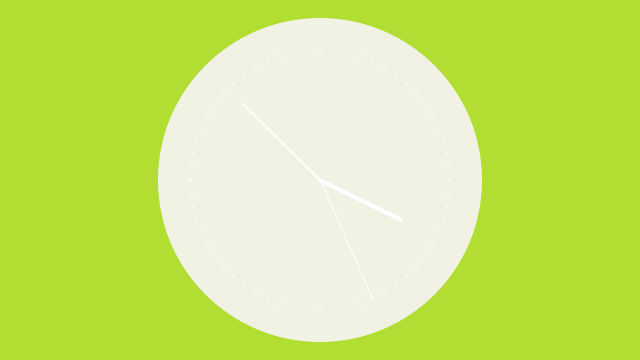
Frame 1 (no input)
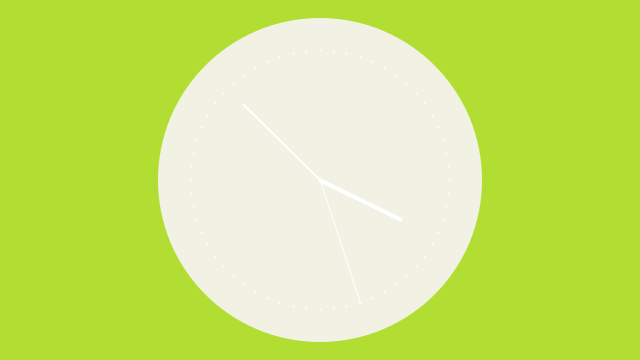
Frame 60 (the mouse pressed at the canvas centre just before this capture)
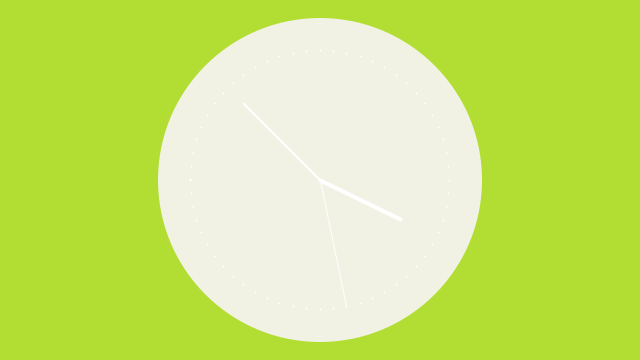
Frame 120 (the mouse held since frame 60 and released just before this capture)

The Processing sketch that drew these frames (run headless with seeded random() and noise(); from frame 60 on, the mouse is pressed at the canvas centre):

// Processing sketch: processing_100233
// ── processing_100233.pde

/**
 * Clock. 
 * 
 * The current time can be read with the second(), minute(), 
 * and hour() functions. In this example, sin() and cos() values
 * are used to set the position of the hands.
 */

int cx, cy;
float secondsRadius;
float minutesRadius;
float hoursRadius;
float clockDiameter;

void setup() {
  size(640, 360);
  stroke(255);
  
  int radius = min(width, height) / 2;
  secondsRadius = radius * 0.72;
  minutesRadius = radius * 0.60;
  hoursRadius = radius * 0.50;
  clockDiameter = radius * 1.8;
  
  cx = width / 2;
  cy = height / 2;
}

void draw() {
  background(178,222,51);
  
  // Draw the clock background
  fill(241,242,227);
  noStroke();
  ellipse(cx, cy, clockDiameter, clockDiameter);
  
  // Angles for sin() and cos() start at 3 o'clock;
  // subtract HALF_PI to make them start at the top
  float s = map(second(), 0, 60, 0, TWO_PI) - HALF_PI;
  float m = map(minute() + norm(second(), 0, 60), 0, 60, 0, TWO_PI) - HALF_PI; 
  float h = map(hour() + norm(minute(), 0, 60), 0, 24, 0, TWO_PI * 2) - HALF_PI;
  
  // Draw the hands of the clock
  stroke(255);
  strokeWeight(1);
  line(cx, cy, cx + cos(s) * secondsRadius, cy + sin(s) * secondsRadius);
  strokeWeight(2);
  line(cx, cy, cx + cos(m) * minutesRadius, cy + sin(m) * minutesRadius);
  strokeWeight(4);
  line(cx, cy, cx + cos(h) * hoursRadius, cy + sin(h) * hoursRadius);
  
  // Draw the minute ticks
  strokeWeight(2);
  beginShape(POINTS);
  for (int a = 0; a < 360; a+=6) {
    float angle = radians(a);
    float x = cx + cos(angle) * secondsRadius;
    float y = cy + sin(angle) * secondsRadius;
    vertex(x, y);
  }
  endShape();
}
